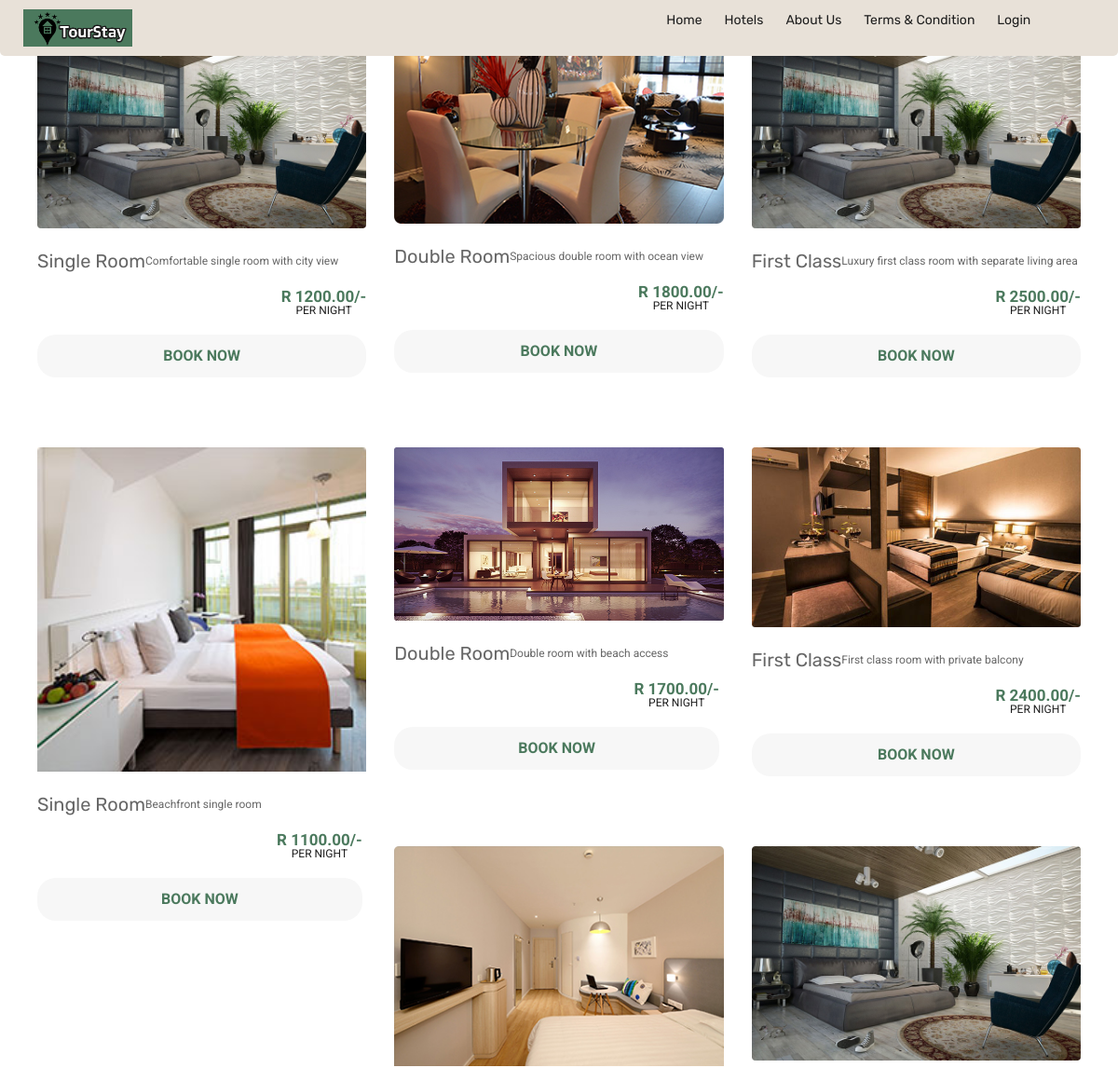
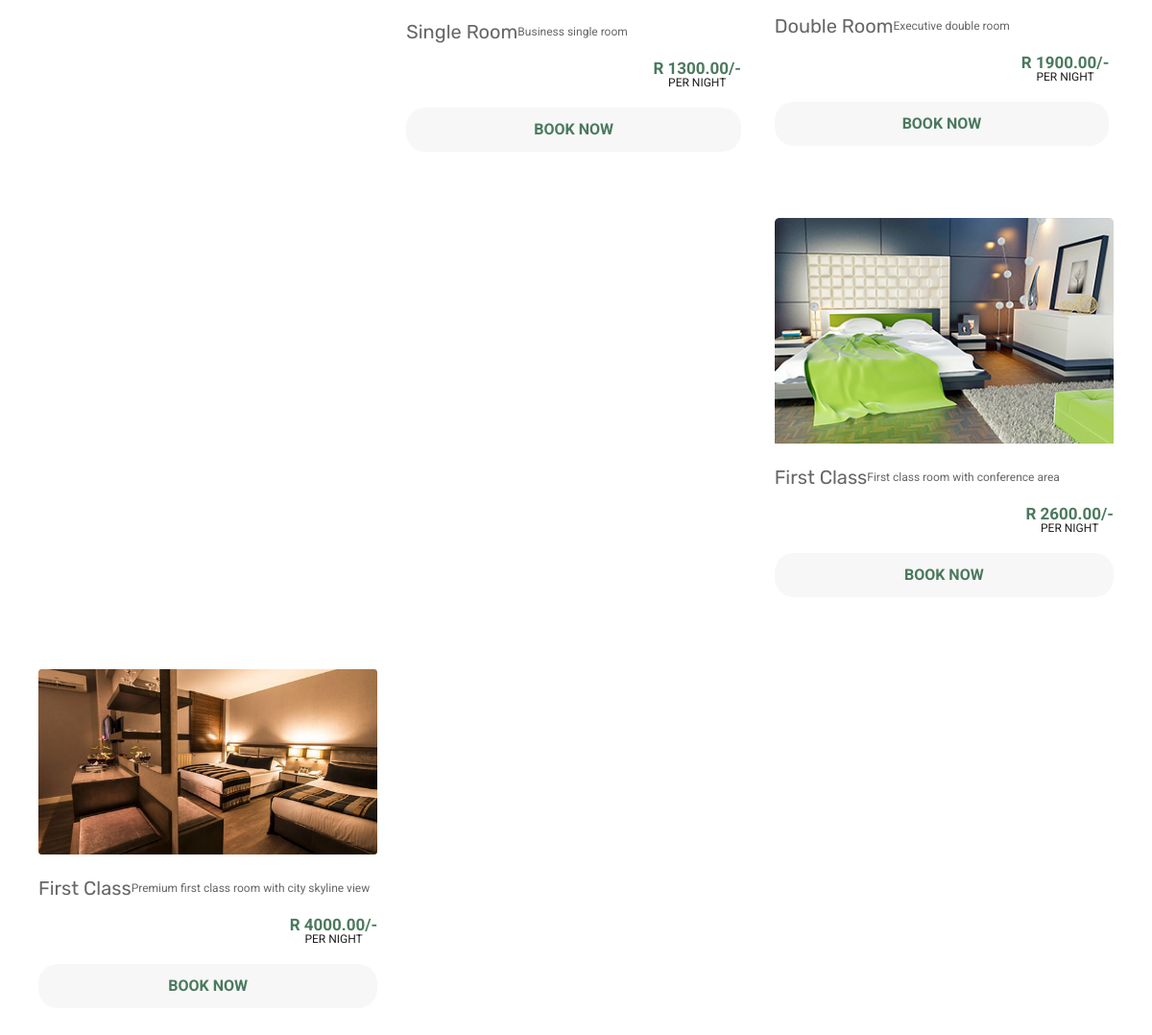
Screenshot of /search.php with the database file from the repository (2 pictures, top to bottom).
### tables this page shows
CREATE TABLE rooms (
    r_id INT AUTO_INCREMENT PRIMARY KEY,
    hotel_id INT,
    rtype VARCHAR(100) NOT NULL,
    rprice DECIMAL(10,2) NOT NULL,
    rtext TEXT,
    rimage VARCHAR(255),
    status ENUM('available', 'occupied', 'maintenance') DEFAULT 'available',
    created_at TIMESTAMP DEFAULT CURRENT_TIMESTAMP,
    FOREIGN KEY (hotel_id) REFERENCES hotels(hotel_id) ON DELETE SET NULL
);

### search.php (the view, shortened to what this page needs)
<?php include 'header.php'; ?>
<?php
include("connection/connect.php");
?>
<head>
    <link rel="stylesheet" type="text/css" href="css/bootstrap.min.css">
    <link rel="stylesheet" type="text/css" href="css/animate.css">
        <link rel="stylesheet" type="text/css" href="css/flatpickr.min.css">
    <link rel="stylesheet" type="text/css" href="css/owl.carousel.css">
    <link rel="stylesheet" type="text/css" href="css/style.css">
    <link rel="stylesheet" type="text/css" href="css/color.css">
    <link rel="stylesheet" type="text/css" href="css/responsive.css">
</head>
<body>
    <div class="wrapper">
        <section>
            <div class="container">
                <div class="row">
                    <div class="col-12">
                        <h2>Search Results</h2>
                    </div>
                    <div class="room-listing-style3">
                        <?php
                        $base_query = "SELECT * FROM rooms";
                        $params = [];
                        if (!empty($params)) {
                            $stmt = mysqli_prepare($db, $base_query);
                            if ($stmt) {
                                $types = str_repeat('s', count($params));
                                mysqli_stmt_bind_param($stmt, $types, ...$params);
                                mysqli_stmt_execute($stmt);
                                $res = mysqli_stmt_get_result($stmt);
                            } else {
                                $res = mysqli_query($db, $base_query);
                            }
                        } else {
                            $res = mysqli_query($db, $base_query);
                        }
                        if (mysqli_num_rows($res) > 0) {
                            while ($row = mysqli_fetch_array($res)) {
                                $r_id = $row['r_id'];
                                $rimage = $row['rimage'];
                                $rtype = $row['rtype'];
                                $rprice = $row['rprice'];
                                $rtext = $row['rtext'];
                                ?>
                                <div class="col-md-4">
                                    <div class="room-list-view">
                                        <figure>
                                            <img src='admin/upload/<?php echo $rimage; ?>' alt="<?php echo $rtype; ?>">
                                        </figure>
                                        <div class="room-info style2 style3">
                                            <h3><?php echo $rtype; ?></h3>
                                            <p><?php echo $rtext; ?></p>
                                            <div class="room-price">
                                                <h5>R <?php echo $rprice; ?>/-</h5>
                                                <span>Per Night</span>
                                            </div>
                                            <a href="booking.php?book=<?php echo $r_id; ?>" class="booking3">Book Now</a>
                                        </div>
                                    </div>
                                </div>
                                <?php
                            }
                        } else {
                            echo '<div class="col-12 text-center"><h3>No rooms available for the selected criteria.</h3></div>';
                        }
                        ?>
                    </div>
                </div>
            </div>
        </section>
    </div>
</body>

### header.php (shortened to what this page needs)
<link rel="stylesheet" href="css/font-awesome.min.css">
<header class="abs" style="height: 100px; ">
    <div class="bottom-header" style="padding: 0px 0px; width: 100%;">
        <div class="container" style="padding-left:0px; padding-right:0px; width: 100%; max-width: 100%;">
            <div class="hd"
                style="height: 60px; align-items: center; width: 100%;background-color: #E8E1D8 !important;">
                <div class="logo">
                    <a href="index.php" title="">
                        <img src="images/log1.png" alt="" style="max-height: 30px; width: auto;" />
                    </a>
                </div>
                <div class="menu-search">
                    <nav>
                        <ul>
                            <li
                                class="<?php echo basename($_SERVER['PHP_SELF']) == 'index.php' ? 'active' : ''; ?> menu-item-has-children">
                                <a href="index.php" title="">Home</a>
                            </li>
                            <li class="<?php echo basename($_SERVER['PHP_SELF']) == 'hotels.php' ? 'active' : ''; ?>">
                                <a href="hotels.php" title="">Hotels</a>
                            </li>
                            <li class="<?php echo basename($_SERVER['PHP_SELF']) == 'about.php' ? 'active' : ''; ?>">
                                <a href="about.php" title="">About Us</a>
                            </li>
                            <li class="<?php echo basename($_SERVER['PHP_SELF']) == 'term.php' ? 'active' : ''; ?>">
                                <a href="term.php" title="">Terms & Condition</a>
                            </li>
                            <?php if (isset($_SESSION['user_id']) || isset($_SESSION['user_email'])): ?>
                                <li class="menu-item-has-children">
                                    <a href="#" title="">
                                        <?php if (!empty($user_image) && file_exists("uploads/" . $user_image)): ?>
                                            <img src="uploads/<?php echo $user_image; ?>"
                                                style="width:30px; height:30px; border-radius:50%; object-fit:cover; margin-right:5px;">
                                        <?php else: ?>
                                            <svg xmlns="http://www.w3.org/2000/svg" width="20" height="20" fill="currentColor"
                                                class="bi bi-person-circle" viewBox="0 0 16 16" style="margin-right: 5px;">
                                                <path d="M11 6a3 3 0 1 1-6 0 3 3 0 0 1 6 0z" />
                                                <path fill-rule="evenodd"
                                                    d="M0 8a8 8 0 1 1 16 0A8 8 0 0 1 0 8zm8-7a7 7 0 0 0-5.468 11.37C3.242 11.226 4.805 10 8 10s4.757 1.225 5.468 2.37A7 7 0 0 0 8 1z" />
                                            </svg>
                                        <?php endif; ?>
                                    </a>
                                    <ul class="sub-menu">
                                        <li><a href="profile.php">My Profile</a></li>
                                        <li><a href="my-bookings.php">My Bookings</a></li>
                                        <li><a href="logout.php">Logout</a></li>
                                    </ul>
                                </li>
                            <?php else: ?>
                                <li class="<?php echo basename($_SERVER['PHP_SELF']) == 'login.php' ? 'active' : ''; ?>">
                                    <a href="login.php" title="">Login</a>
                                </li>
                            <?php endif; ?>
                        </ul>
                    </nav>
                </div>
            </div>
        </div>
    </div>
</header>

### css/color.css (style rules this page uses)
nav ul li a, .title > h3, .service h4, .options ul li a, .overlay-data h3, .blog-post h3 a, .masonary figure figcaption h3, .masonary figure figcaption p, .overlay-data h5 small, .navigations ul li a, .searchh form button, .toggle-item h2, .content-data > a, .viewall, .room-finding.style2 .search-room li select option, .wfi span, .room-finding.style2.style3.style4 .search-room h5, .room-finding.style2.style3 .search-room li select, .room-finding.style2.style3 .search-room li input, .service-det h3, .mdd.style2 .relax-counter h2, .news-det h3, .counter-staff1 .counter, .house-info h3, .house-info a, .guest-ratings h2, .rating h2, .service-info h3, .house-detail-info h2, .house-detail-info h6, .house-detail-info p, .relax-history h3, .relax-history ul li span, .history-carousel .owl-controls i, .room-info h3, .room-info h3 a, .booknow, .pagi ul li:first-child a, .pagi ul li.active a, .pagi ul li:hover a, .room-price span, .room-title, .room-more-info ul li i.fa-times, .sd-title, .post-details h4 a, footer.style2 .widget-title, .tags-share h4, .comments-section h3, .us-say h4, .post_comment h3, .staff-member h3, .counter2 h2, .flw-sc h4, .flw-sc ul li i, .etd-img i, .event-dt-share h3, .place-img-minfo p, .vector-img h4, .menu-hd, .term-title, .condi span, .error-page h1, .res-title, .ddates ul li b, .rom-details h3, .rom-details h4, .rom-details ul li b, .billing-details h2, .billing-form form label h3, .make-acnt h3, .masonary2.txt h3 { color: #1e1e1e; }
.house-carousel .owl-nav, .ab-links li i, .overlay-data h5, .booking:hover, nav ul li.menu-item-has-children > ul > li:hover a, .blog-post h3 a:hover , .blog-post ul li i, .rd-more, .sc-links a i:hover, .widget-title, .news-details span, nav ul li a:hover, #filter a:hover, .rd-more:hover, .qk-links ul li a:hover, .masonary figure figcaption p b, #filter a.selected, .client-dt h5, .content-data > a i, .relax-counter h2, .viewall i, .contact-information h4, nav ul li a i, .client_info h5, .about-us h5:hover, .mdd.style2 .relax-counter span, .news-det a, .counter-staff1 i, .house-info a i, .rdd-more, .rdd-more:hover, .service-details:hover .service-info h3, .house-detail-info h6 b, .relax-history ul li h5, .abt-links ul li:before, .dt-more i, .price-details h3, .pagi ul li:last-child a, .pagi ul li:last-child:hover a, .room-price h5, .bknow, .booking3, .room-more-info ul li i, .need-help ul li i, .post-details span, .search-sd-bar button i, .contect-us ul li i, .latest_news ul li span, .blog-tags ul li a:hover, .shear ul li a i:hover, .cm-date, .staff-member span, .event-date span, .event-more-info ul li i, .flw-sc ul li i:hover, .event_links ul li:before, .event-dt-share ul li i:hover, .vector-img:hover h4, .food-info span, .ques .toggle-item h2.active, .ques .toggle-item h2.active:before, .condi ul li:before, .condi ul li i, .rom-details h2, .rom-details h4.sc span, .news-details h3:hover { color: #4B795D; }

### css/responsive.css (style rules this page uses)
body { overflow-x: hidden; }
.container { max-width: 100% !important; width: 100% !important; }
.row { margin-left: 10px; margin-right: 10px; }
.logo { padding-top: 10px !important; }
.logo img { max-height: 40px !important; width: auto !important; }
@media (max-width: 1220px) { .room-info.style2 p { font-size: 12px } }
@media (max-width: 1220px) { .room-info.style2 h3 { font-size: 18px; } }
@media (max-width: 1220px) { .room-list-view { width: 50%; padding: 0 15px; } }
@media (max-width: 1220px) { .room-listing-style3 .room-list-view { padding: 0; width: 100%; } }
@media (max-width: 1220px) { .room-list-view .room-info.style2 p { text-align: left; } }
@media (max-width: 1220px) { .room-list-view .room-price { width: auto; } }
@media (max-width: 1220px) { nav > ul > li { padding: 15px 10px; } }
@media (max-width: 1220px) { nav ul li a { font-size: 14px; } }

### rows the page displays
rooms: rimage (picture), rtype "Single Room", rtext "Comfortable single room with city view", rprice "1200.00"
rooms: rimage (picture), rtype "Double Room", rtext "Spacious double room with ocean view", rprice "1800.00"
rooms: rimage (picture), rtype "First Class", rtext "Luxury first class room with separate living area", rprice "2500.00"
rooms: rimage (picture), rtype "Single Room", rtext "Beachfront single room", rprice "1100.00"
rooms: rimage (picture), rtype "Double Room", rtext "Double room with beach access", rprice "1700.00"
rooms: rimage (picture), rtype "First Class", rtext "First class room with private balcony", rprice "2400.00"
rooms: rimage (picture), rtype "Single Room", rtext "Business single room", rprice "1300.00"
rooms: rimage (picture), rtype "Double Room", rtext "Executive double room", rprice "1900.00"
rooms: rimage (picture), rtype "First Class", rtext "First class room with conference area", rprice "2600.00"
rooms: rimage (picture), rtype "First Class", rtext "Premium first class room with city skyline view", rprice "4000.00"
